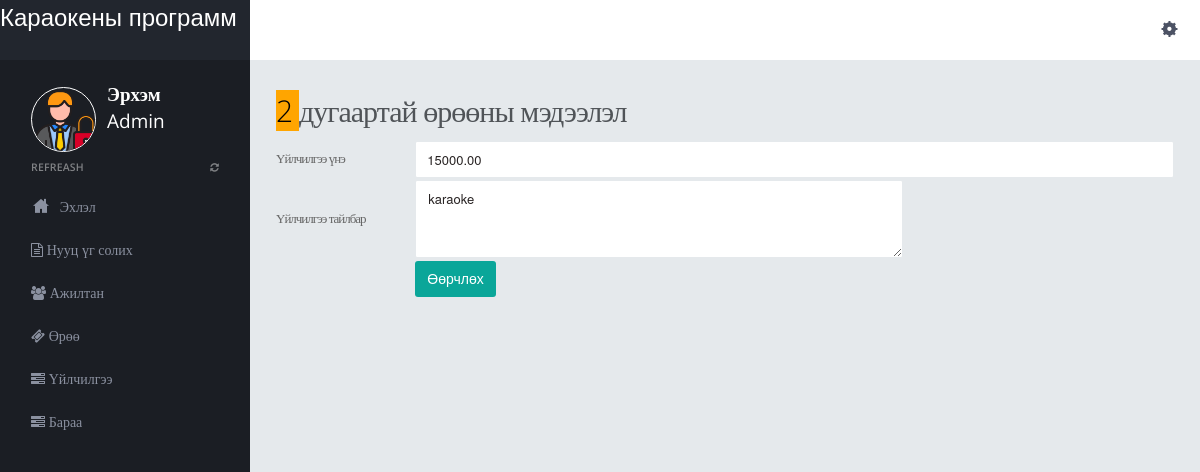
Page /admin/edit-service.php?id=2 on the committed database.
### tables this page shows
CREATE TABLE `service` (
  `ServiceID` int(11) NOT NULL,
  `Description` text DEFAULT NULL,
  `Price` decimal(10,2) DEFAULT NULL
);

### admin/edit-service.php (the view, shortened to what this page needs)
<?php
include("dbconnection.php");
?>
<!DOCTYPE html>
<html>
<head>
<link href="../assets/plugins/pace/pace-theme-flash.css" rel="stylesheet" type="text/css" media="screen"/>
<link href="../assets/plugins/boostrapv3/css/bootstrap.min.css" rel="stylesheet" type="text/css"/>
<link href="../assets/plugins/boostrapv3/css/bootstrap-theme.min.css" rel="stylesheet" type="text/css"/>
<link href="../assets/plugins/font-awesome/css/font-awesome.css" rel="stylesheet" type="text/css"/>
<link href="../assets/css/animate.min.css" rel="stylesheet" type="text/css"/>
<link href="../assets/plugins/jquery-scrollbar/jquery.scrollbar.css" rel="stylesheet" type="text/css"/>
<link href="../assets/css/style.css" rel="stylesheet" type="text/css"/>
<link href="../assets/css/responsive.css" rel="stylesheet" type="text/css"/>
<link href="../assets/css/custom-icon-set.css" rel="stylesheet" type="text/css"/>
</head>
<body class="">
<?php include("header.php");?>
<div class="page-container row">
      <?php include("leftbar.php");?>
    </div>
  </div>
    <div class="page-content">
            <div class="content">
		<div class="page-title">
          <?php $rt=mysqli_query($con,"select * from service where ServiceID='".$_GET['id']."'");
			  while($rw=mysqli_fetch_array($rt))
			  {?>
			<h2><span style="color: black; background:orange;">
      <?php echo $rw['ServiceID'];?>
      </span> дугаартай өрөөны мэдээлэл</h2>
                        <form name="muser" method="post" action="" enctype="multipart/form-data">
                     <table width="100%" border="0">
  <tr>
    <td height="42">Үйлчилгээ үнэ</td>
    <td><input type="text" name="price" id="altemail" value="<?php echo $rw['Price'];?>" class="form-control"></td>
  </tr>
  <tr>
    <td height="42">Үйлчилгээ тайлбар</td>
    <td><textarea name="type" cols="64" rows="4"><?php echo $rw['Description'];?></textarea></td>
  </tr>
  <tr>
    <td>&nbsp;</td>
    <td height="42">
                          <button type="submit" name="update" class="btn btn-primary">Өөрчлөх</button></td>
  </tr>
  <tr>
    <td>&nbsp;</td>
    <td>&nbsp;</td>
  </tr>
</table>
<?php } ?>
</form>
</div>
  </div>
  </div>
</div>
</body>
</html>

### assets/css/responsive.css (style rules this page uses)
@media (min-width: 980px) { .page-content { margin-left: 250px; min-height: 100%; } }

### rows in the picture
service: ServiceID "2", price "15000.00", type "karaoke"
